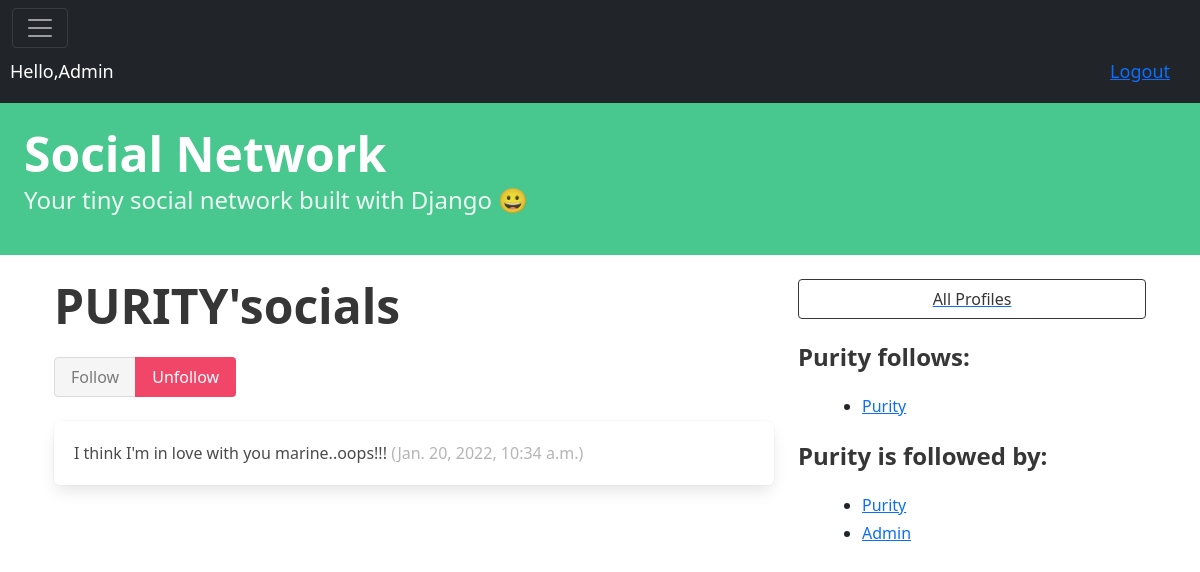
Before: /profile/2/ (signed in) with the older database file.
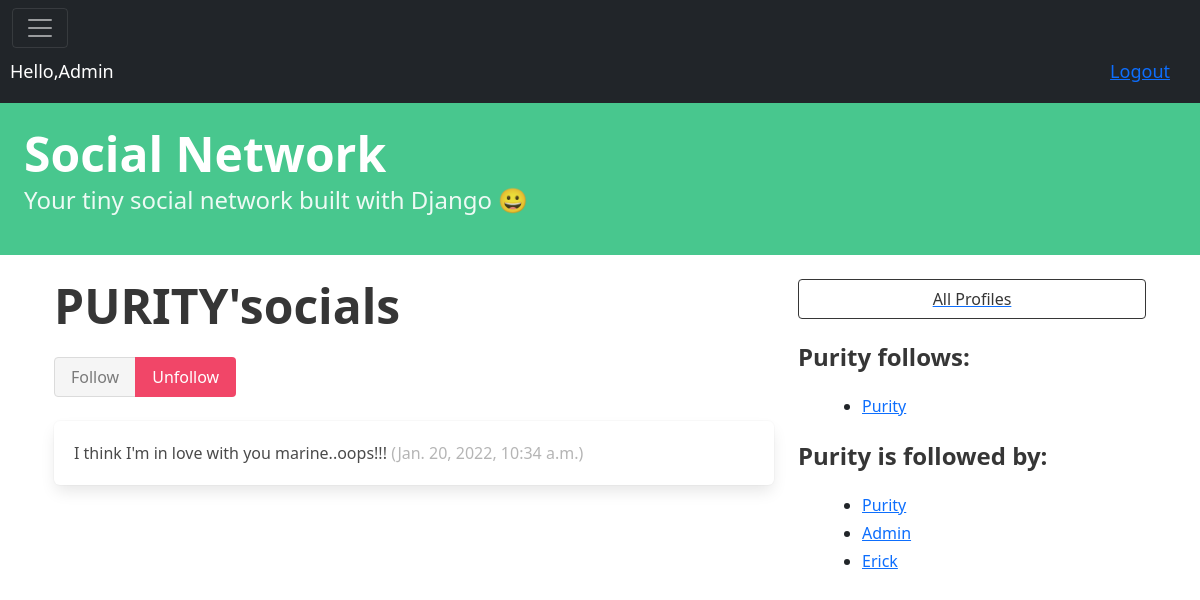
After: the same page with the newer database file.
### socials/models.py (models this page shows, shortened)
class SocialTweet(models.Model):
    user = models.ForeignKey(
        User, related_name="socialtweet", on_delete=models.DO_NOTHING
    )
    body = models.CharField(max_length=140)
    created_at = models.DateTimeField(auto_now_add=True)

class Profile(models.Model):
    user = models.OneToOneField(User, on_delete=models.CASCADE)
    city = models.CharField(max_length= 200,blank=True)
    follows = models.ManyToManyField('self',related_name='followed_by',symmetrical=False,blank=True)
    def __str__(self):
        return self.user.username

### socials/views.py (the view, shortened to what this page needs)
# urls.py: path("profile/<int:pk>/", views.profile, name="profile"),
@login_required(login_url='login')
def profile(request, pk):
    profile = Profile.objects.get(pk=pk)
    context ={
        'profile':profile
    }
    return render(request,'social_pages/profile.html',context)

### templates/social_pages/profile.html (shortened to what this page needs)
{% extends 'base.html' %}
{% block content %}
<div class="column">
    <div class="block">
    <h1 class="title is-1">
        {{profile.user.username|upper}}'socials
    </h1>
    <form method="post">
        <div class="buttons has-addons">
        {% if profile in user.profile.follows.all %}
            <button class="button is-success is-static">
                Follow
            </button>
            <button class="button is-danger"name="follow"value="unfollow">Unfollow</button>
        {% else %}
            <button class="button is-success"name="follow"value="follow">Follow</button>
            <button class="button is-danger is-static">Unfollow</button>
        {% endif %}
        </div>
    </form>
    </div>
    <div class="content">
        {% for socialtweet in profile.user.socialtweet.all %}
            <div class="box">
                {{ socialtweet.body }}
                <span class="is-small has-text-grey-light">
                    ({{ socialtweet.created_at }})
                </span>
            </div>
        {% endfor %}
    </div>
</div>
<div class="column is-one-third">
    <div class="block">
        <a href="{% url 'socials:profile_list' %}">
            <button class="button is-dark is-outlined is-fullwidth">
                All Profiles
            </button>
        </a>
    </div>
    <div class="block">
        <h3 class="title is-4">
            {{profile.user.username}} follows:
        </h3>
        <div class="content">
            <ul>
            {% for following in profile.follows.all %}
                <li>
                    <a href="{% url 'socials:profile' following.id %} ">
                        {{ following }}
                    </a>
                </li>
            {% endfor %}
            </ul>
        </div>
    </div>
    <div class="block">
        <h3 class="title is-4">
            {{profile.user.username}} is followed by:
        </h3>
        <div class="content">
            <ul>
            {% for follower in profile.followed_by.all %}
                <li>
                    <a href="{% url 'socials:profile' follower.id %} ">
                        {{ follower }}
                    </a>
                </li>
            {% endfor %}
            </ul>
        </div>
    </div>
</div>
{% endblock content %}

Changed rows visible on the page:
added Profile: user.username "Erick", shown under "Purity is followed by:"
